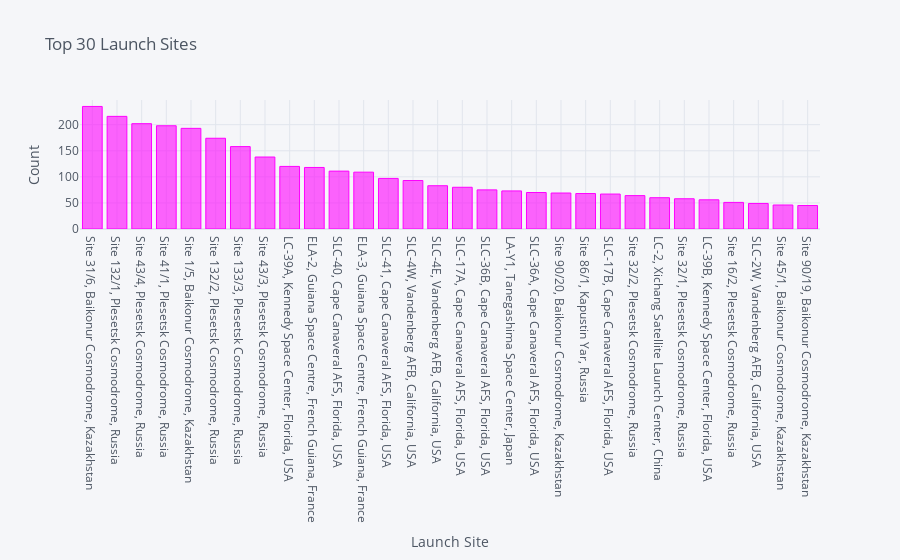

Source (notebook cell):
### Markdown cell above
4.6. Top 30 Launch Sites

### Code cell
top_loc = space['Location'].value_counts().head(30)
top_loc.iplot(kind = 'bar',xTitle = 'Launch Site', yTitle = 'Count',title = 'Top 30 Launch Sites',color = 'magenta')

### Figure 1 — Plotly figure (JSON) as saved in the notebook; plotly's stock layout.template omitted (floating-point values rounded to 4 significant figures)
{"data": [{"marker": {"color": "rgba(255, 0, 255, 0.6)", "line": {"color": "rgba(255, 0, 255, 1.0)", "width": 1}}, "name": "Location", "orientation": "v", "text": "", "type": "bar", "x": ["Site 31/6, Baikonur Cosmodrome, Kazakhstan", "Site 132/1, Plesetsk Cosmodrome, Russia", "Site 43/4, Plesetsk Cosmodrome, Russia", "Site 41/1, Plesetsk Cosmodrome, Russia", "Site 1/5, Baikonur Cosmodrome, Kazakhstan", "Site 132/2, Plesetsk Cosmodrome, Russia", "Site 133/3, Plesetsk Cosmodrome, Russia", "Site 43/3, Plesetsk Cosmodrome, Russia", "LC-39A, Kennedy Space Center, Florida, USA", "ELA-2, Guiana Space Centre, French Guiana, France", "SLC-40, Cape Canaveral AFS, Florida, USA", "ELA-3, Guiana Space Centre, French Guiana, France", "SLC-41, Cape Canaveral AFS, Florida, USA", "SLC-4W, Vandenberg AFB, California, USA", "SLC-4E, Vandenberg AFB, California, USA", "SLC-17A, Cape Canaveral AFS, Florida, USA", "SLC-36B, Cape Canaveral AFS, Florida, USA", "LA-Y1, Tanegashima Space Center, Japan", "SLC-36A, Cape Canaveral AFS, Florida, USA", "Site 90/20, Baikonur Cosmodrome, Kazakhstan", "Site 86/1, Kapustin Yar, Russia", "SLC-17B, Cape Canaveral AFS, Florida, USA", "Site 32/2, Plesetsk Cosmodrome, Russia", "LC-2, Xichang Satellite Launch Center, China", "Site 32/1, Plesetsk Cosmodrome, Russia", "LC-39B, Kennedy Space Center, Florida, USA", "Site 16/2, Plesetsk Cosmodrome, Russia", "SLC-2W, Vandenberg AFB, California, USA", "Site 45/1, Baikonur Cosmodrome, Kazakhstan", "Site 90/19, Baikonur Cosmodrome, Kazakhstan"], "y": [235, 216, 202, 198, 193, 174, 158, 138, 120, 118, 111, 109, 97, 93, 83, 80, 75, 73, 70, 69, 68, 67, 64, 60, 58, 56, 51, 49, 46, 45]}], "layout": {"legend": {"bgcolor": "#F5F6F9", "font": {"color": "#4D5663"}}, "paper_bgcolor": "#F5F6F9", "plot_bgcolor": "#F5F6F9", "title": {"font": {"color": "#4D5663"}, "text": "Top 30 Launch Sites"}, "xaxis": {"gridcolor": "#E1E5ED", "showgrid": true, "tickfont": {"color": "#4D5663"}, "title": {"font": {"color": "#4D5663"}, "text": "Launch Site"}, "zerolinecolor": "#E1E5ED"}, "yaxis": {"gridcolor": "#E1E5ED", "showgrid": true, "tickfont": {"color": "#4D5663"}, "title": {"font": {"color": "#4D5663"}, "text": "Count"}, "zerolinecolor": "#E1E5ED"}}}
